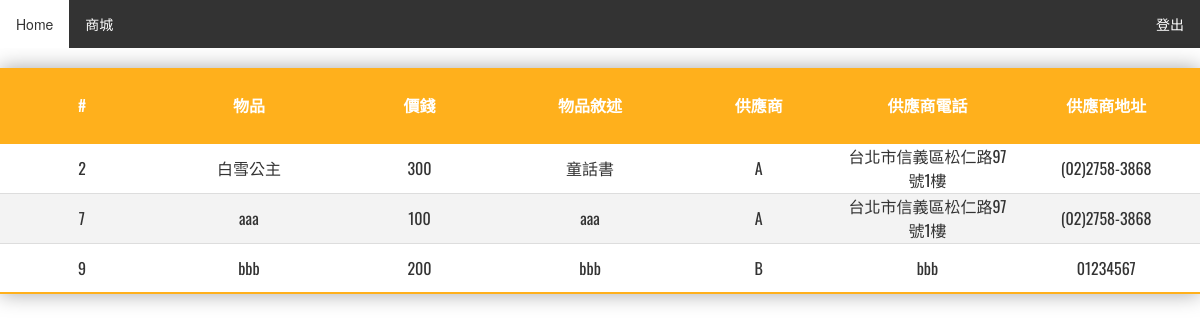
The page /item2.php?StoreCode=AngelLin on the database its author committed.
### tables this page shows
CREATE TABLE `item` (
  `ItemID` bigint(15) NOT NULL,
  `StoreCode` varchar(255) NOT NULL,
  `Name` varchar(255) NOT NULL,
  `Price` varchar(255) NOT NULL,
  `Description` varchar(255) NOT NULL,
  `Suppliername` varchar(255) NOT NULL
);

CREATE TABLE `itemsupplier` (
  `Name` varchar(255) NOT NULL,
  `Address` varchar(255) NOT NULL,
  `Phone` varchar(255) NOT NULL
);

### item2.php (the view, shortened to what this page needs)
<?php
    include 'final_connect.php';
    $StoreCode = $_GET['StoreCode'];
?>
<html lang="zh-Hant-TW">
<head>
    <link rel="stylesheet" href="https://cdn.staticfile.org/twitter-bootstrap/3.3.7/css/bootstrap.min.css">
    <link rel="stylesheet" href="css/index.css">
    <link rel="stylesheet" href="css/item.css">
</head>
<body>
<nav>
    <ul>
    <li><a  href="index2.php">Home</a></li>
    <li><a href="shop.php">商城</a></li>
    <li style="position:absolute;left: 95%;"><a href="logout.php">登出</a></li>
    </ul>
</nav><br>
<div class="container1">
<table>
    <thead>
        <tr>
            <th>#</th>
            <th>物品</th>
            <th>價錢</th>
            <th>物品敘述</th>
            <th>供應商</th>
            <th>供應商電話</th>
            <th>供應商地址</th>
        </tr>
    </thead>
    <tbody>
    <?php
        $query = ("SELECT item.ItemID,item.Name,item.Price,item.Description,item.Suppliername, itemsupplier.Address,itemsupplier.Phone FROM item left join itemsupplier on item.Suppliername = itemsupplier.Name where item.StoreCode = ?");
        $stmt =  $db->prepare($query);
        $stmt->execute(array($StoreCode));
        $result = $stmt->fetchAll();
        for($i=0; $i<count($result); $i++){
            echo "<tr>";
            echo "<td>".$result[$i]['ItemID'].'</td>';
            echo '<td>'.$result[$i]['Name'].'</td>';
            echo '<td>'.$result[$i]['Price'].'</td>';
            echo '<td>'.$result[$i]['Description'].'</td>';
            echo '<td>'.$result[$i]['Suppliername'].'</td>';
            echo '<td>'.$result[$i]['Address'].'</td>';
            echo '<td>'.$result[$i]['Phone'].'</td>';
            echo '</tr>';
        }
    ?>
    </tbody>
</table>
</div>
</body>
</html>

### css/index.css (style rules this page uses)
ul { list-style-type: none; margin: 0; padding: 0; overflow: hidden; background-color: #333; }
li { float: left; }
li a { display: block; color: white; text-align: center; padding: 14px 16px; text-decoration: none; }
th { width:25vw; height:200px; }
td { width:25vw; height:200px; }

### css/item.css (style rules this page uses)
.container1 { overflow:hidden; box-shadow: 0 0 20px rgba(0, 0, 0, 0.35); }
table { font-family: 'Oswald', sans-serif; border-collapse:collapse; }
th { background-color:#FFB01C; color:#ffffff; width:25vw; height:75px; text-align: center; }
td { background-color:#ffffff; width:25vw; height:50px; text-align:center; }
tr { border-bottom: 1px solid #dddddd; }
tr:last-of-type { border-bottom: 2px solid #FFB01C; }
tr:nth-of-type(even) td { background-color:#f3f3f3; }

### rows shown on the page
item: ItemID "2", Name "白雪公主", Price "300", Description "童話書", Suppliername "A", Suppliername.Address "台北市信義區松仁路97號1樓", Suppliername.Phone "(02)2758-3868"
item: ItemID "7", Name "aaa", Price "100", Description "aaa", Suppliername "A", Suppliername.Address "台北市信義區松仁路97號1樓", Suppliername.Phone "(02)2758-3868"
item: ItemID "9", Name "bbb", Price "200", Description "bbb", Suppliername "B", Suppliername.Address "bbb", Suppliername.Phone "01234567"
